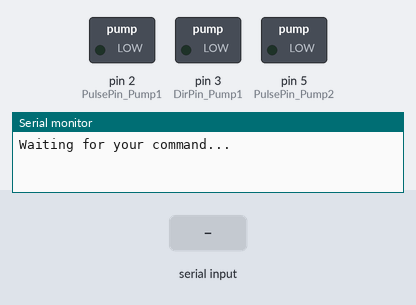
The sketch below on a simulated Arduino Uno, built with avr-gcc and run on an emulated ATmega328P. On the bench: switched loads named in the sketch (green lamp = pin HIGH), the last lines printed to the serial monitor. The inputs (shaded band) are chosen by the test bench.

Above: at 1.2 s.
1.3 s: "a" received over Serial
At 1.9 s:
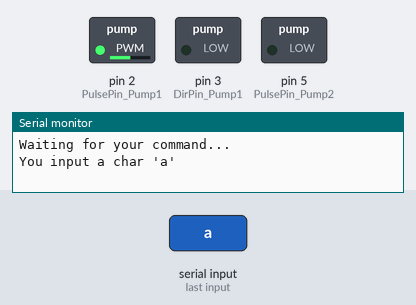
Timing chart, 0 to 7.9 s (numbered marks = the images above; inputs shaded):
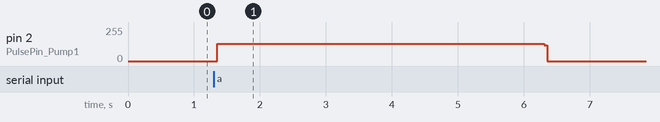

Measured:
- after the input at 1.3 s, pin 2 (PulsePin_Pump1): 0/255 → 129/255 after 0.05 s, → 0/255 5.0 s later

The sketch:

pump_test8.ino
```cpp
/*
 * 功能：驱动 两个蠕动泵 测试，按照师姐的要求
 * 作者：张津阳
 * 日期：2018年2月1日
 * 备注：利用串口字符进行控制，我在串口发送一个'a'那么 蠕动泵A 就开始进行一个周期的 进样 和 延时
 *                               在串口发送一个'b'那么 蠕动泵B 就开始进行一个周期的 进样 和 延时
 * 改进：（1）与test4相比，增加了利用millis()函数将 进样时间 在串口打印出来
 *       （2）与test5相比，解决命令字符在 串口缓冲区 堆积的问题，这样在一个25s的工作周期 期间发送的多余的命令就不会被执行
 *       （3）增加了一个蠕动泵的控制，现在可以同时控制两个泵
 *       （4）与test7相比，启用命令字符串strCommand 代替 命令字符ch
 */
#include<FlexiTimer2.h>
const int T = 1000;   //脉冲信号的周期，单位：微秒
int half_T;           //脉冲信号周期的一半

int PulsePin_Pump1 = 2;
int DirPin_Pump1   = 3;
int switch_Pump1   = 4;
int PulsePin_Pump2 = 5;

const int LeftTime = 10;   //延时1秒的个数

boolean PUMPSTOP = false;

String strCommand = "";     //命令
//char ch;

unsigned long RunTime = 0;     //记录系统运行的时刻，用于计算进样的时间
/*
 * 自定义函数
 */
void pulseStart( int pulsePin , int t )   // t单位是微秒
{
  digitalWrite(pulsePin,HIGH);
  delayMicroseconds(t);
  digitalWrite(pulsePin,LOW);
  delayMicroseconds(t);          // 频率 f = ( 1 / (2*t) ) * 1e6
  }

void pulseStop( int pulsePin )
{
  digitalWrite(pulsePin,LOW);    //停止发脉冲
  }

void Pump_stop()   //泵1停止
{
  PUMPSTOP = true;
  }

void readSerial()  //读串口数据
{
  while( Serial.available() > 0 )
  {
    char inchar = Serial.read();  //一个字符一个字符地读串口的数据
    strCommand += (char)inchar;
    delay(10);    //等待输入字符完全进入接收缓冲区
    }

  }


void setup() {
    pinMode(PulsePin_Pump1,OUTPUT);
    pinMode(PulsePin_Pump2,OUTPUT);
    pinMode(DirPin_Pump1,OUTPUT);
    pinMode(switch_Pump1,INPUT);
    half_T = T / 2;

    Serial.begin(9600);

    FlexiTimer2::set(5000, Pump_stop);       //5秒之后，泵1停止
    // FlexiTimer2::start();    //开启定时器

    Serial.println("Waiting for your command...");
}

void loop() {

  //ch = Serial.read();
  readSerial();  //读串口数据

  if( strCommand == "a" )
  {
    Serial.println("You input a char 'a'");

    //step1
    FlexiTimer2::start();    //开启定时器
    RunTime = millis();      //记录当前的运行时刻

    //step2.驱动 蠕动泵
    while( PUMPSTOP == false )
    {
      pulseStart( PulsePin_Pump1, half_T );
      }

    // ********************  todo *******************************
    //step3.停发脉冲，停止蠕动泵
    pulseStop(PulsePin_Pump1);

    //step4.关闭 定时器
    FlexiTimer2::stop();

    //step5
    RunTime = millis() - RunTime;     //计算进样的时间
    Serial.print("Pump_A Sampling time:");
    Serial.print(RunTime);
    Serial.println("ms");

    //step6.延时 一个检测周期（25s）剩余的时间
    for( int i=0; i < LeftTime; i++ )
    {
      delay(1000);   //延时1秒
      }

    //step7.复一下位
    PUMPSTOP = false;
    //*************************************************************

    //step8
    while( Serial.read() >= 0 ){}  // arduino清空串口缓存

    strCommand = "";
    }


  if( strCommand == "b" )
  {
    Serial.println("You input a char 'b'");

    //step1.开启定时器
    FlexiTimer2::start();    //开启定时器
    RunTime = millis();      //记录当前的运行时刻

    //step2.驱动 蠕动泵
    while( PUMPSTOP == false )
    {
      pulseStart( PulsePin_Pump2, half_T );
      }

    //step3.停下泵
    pulseStop(PulsePin_Pump2);

    //step4.关闭 定时器
    FlexiTimer2::stop();

    //step5.计算进样用时
    RunTime = millis() - RunTime;     //计算进样的时间
    Serial.print("Pump_B Sampling time:");
    Serial.print(RunTime);
    Serial.println("ms");

    //step6.延时 一个检测周期（25s）剩余的时间
    for( int i=0; i < LeftTime; i++ )
    {
      delay(1000);   //延时1秒
      }

    //step7.复一下位
    PUMPSTOP = false;

    //step8.// arduino清空串口缓存
    while( Serial.read() >= 0 ){}

    strCommand = "";
    }


}
```
